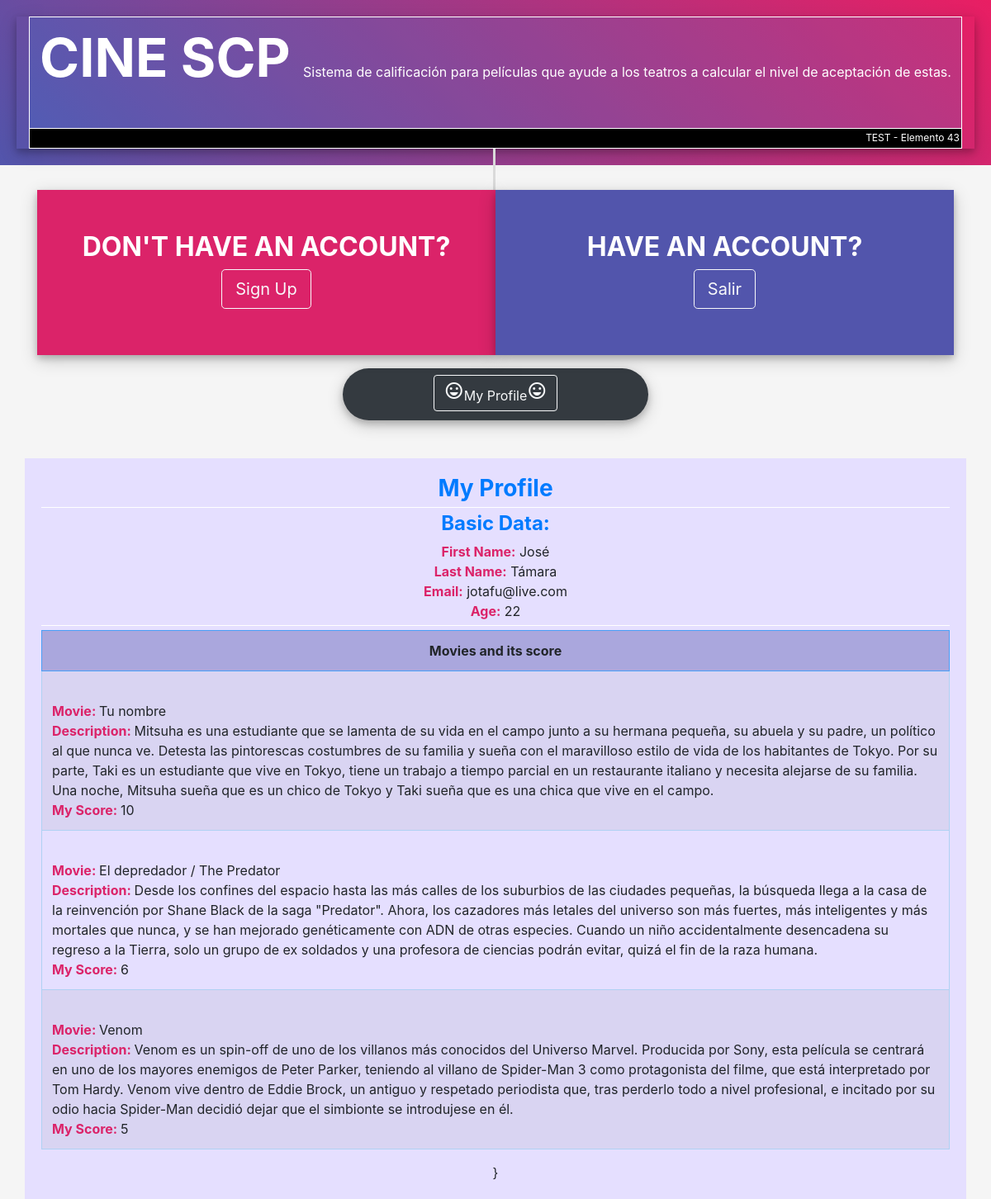
The page /?action=customer&Cid=1 (signed in) on the database its author committed.
### tables this page shows
CREATE TABLE IF NOT EXISTS `customer` (
  `idcustomer` int(11) NOT NULL AUTO_INCREMENT,
  `first_name` varchar(41) NOT NULL,
  `last_name` varchar(41) NOT NULL,
  `email` varchar(41) NOT NULL,
  `age` int(11) NOT NULL,
  `password` varchar(8) NOT NULL,
  PRIMARY KEY (`idcustomer`)
);

CREATE TABLE IF NOT EXISTS `score` (
  `idscore` int(11) NOT NULL AUTO_INCREMENT,
  `idcartelera` int(11) NOT NULL,
  `idcustomer` int(11) NOT NULL,
  `quantity` int(11) NOT NULL,
  PRIMARY KEY (`idscore`)
);

CREATE TABLE IF NOT EXISTS `movie` (
  `idmovie` int(11) NOT NULL AUTO_INCREMENT,
  `name` varchar(100) NOT NULL,
  `type` varchar(20) NOT NULL,
  `description` varchar(600) NOT NULL,
  PRIMARY KEY (`idmovie`)
);

### Controllers/enlaces.php (called while the page is built)
<?php
class Enlaces{
	public function template(){
		include("Views/template.php");
	}
	public function enlacesPanel(){
		$enlacep = isset($_GET['action'])?$_GET['action']:'';
		$respuesta = (new EnlaceModel) -> enlacePanelM($enlacep);
		include($respuesta);
	}
	public function enlacesPanell(){
			$enlacep = isset($_GET['action'])?$_GET['action']:'';
			$respuesta = (new EnlaceModel) -> enlacePanelMM($enlacep);
			include($respuesta);
	}
}
?>

### index.php (called while the page is built, shortened)
<?php
require_once("Models/enlaces.php");
require_once("Controllers/enlaces.php");
require_once("Controllers/customer.php");
require_once("Models/customer.php");
require_once("Controllers/cartelera.php");
require_once("Models/cartelera.php");
require_once("Controllers/movie.php");
require_once("Models/movie.php");
require_once("Controllers/score.php");
require_once("Models/score.php");
$ver = new Enlaces();
$ver -> template();
?>

### Models/customer.php (called while the page is built, shortened)
<?php
class CustomerModel{
	function oneCustomerM($idcustomer){
		$conec = new Conexion();
	  	$mysqlit=$conec->conectar();
	  	$mysqlit->set_charset('utf8');
		$sqlt = $mysqlit->prepare("SELECT * FROM customer where idcustomer=?");
		$sqlt->bind_param("i", $idcustomer);
		$sqlt -> execute();
		$resul=$sqlt->get_result();
		$Customer=$resul->fetch_array(MYSQLI_BOTH);
		return $Customer;
	}
}
?>

### Controllers/customer.php (called while the page is built, shortened)
<?php
class Customer{
	function oneCustomer(){
		if (empty($_GET['Cid'])) {
		}else{
			$idcustomer=$_GET['Cid'];
			$customer = (new CustomerModel) -> oneCustomerM($idcustomer);
			return $customer;
		}
	}
}
?>

### Models/score.php (called while the page is built, shortened)
<?php
class ScoreModel{
	function oneScoreM($idcustomer){
		$conec = new Conexion();
	  	$mysqlit=$conec->conectar();
	  	$mysqlit->set_charset('utf8');
		$sqlt = $mysqlit->prepare("SELECT idcartelera, quantity FROM score where idcustomer=?");
		$sqlt->bind_param("i", $idcustomer);
		$sqlt -> execute();
		$resul=$sqlt->get_result();
		return $resul;
	}
}
 ?>

### Models/cartelera.php (called while the page is built, shortened)
<?php
class CarteleraModel{
	function oneCarteleraM($idcartelera){
		$conec = new Conexion();
	  	$mysqlit=$conec->conectar();
	  	$mysqlit->set_charset('utf8');
		$sqlt = $mysqlit->prepare("SELECT * FROM cartelera where idcartelera=?");
		$sqlt->bind_param("i", $idcartelera);
		$sqlt -> execute();
		$resul=$sqlt->get_result();
		$cartelera=$resul->fetch_array(MYSQLI_BOTH);
		return $cartelera;
		}
}
 ?>

### Models/movie.php (called while the page is built, shortened)
<?php
class MovieModel{
	function verMovie($idmovie){
		$conec = new Conexion();
	  	$mysqlit=$conec->conectar();
	  	$mysqlit->set_charset('utf8');
		$sqlt = $mysqlit->prepare("SELECT * FROM movie where idmovie=?");
		$sqlt->bind_param("s", $idmovie);
		$sqlt -> execute();
		$resul=$sqlt->get_result();
		$Movie=$resul->fetch_array(MYSQLI_BOTH);
		return $Movie;
	}
}
 ?>

### Controllers/score.php (the view, shortened to what this page needs)
<?php
class Score{
	function oneScore(){
		if (empty($_GET['Cid'])) {
		}else{
			$idcustomer=$_GET['Cid'];
			$score = (new ScoreModel) -> oneScoreM($idcustomer);
			while ($v= $score->fetch_array(MYSQLI_BOTH)) {
				$cartelera = (new CarteleraModel) -> oneCarteleraM($v["idcartelera"]);
				$movie = (new MovieModel) -> verMovie($cartelera["idmovie"]);
				echo '
				<tr>
                    <td class="text-left ">
                    	<br><span class="text-movie">Movie: </span>'.$movie["name"].'
                    	<br><span class="text-movie">Description: </span>'.$movie["description"].'
                    	<br><span class="text-movie">My Score: </span>'.$v["quantity"].'
                    </td>
                </tr> ';
          }
		}
	}
}
?>

### Views/customer.php
<?php
if (!(isset($_SESSION['usuario']))) {
	header('Location: ?');
}else{
?>
<h3 class="text-primary font-weight-bold" style="border-bottom: 1px solid white; margin-bottom: 5px; padding-bottom: 5px;">My Profile</h3>
	<div style="border-bottom: 1px solid white; margin-bottom: 5px; padding-bottom: 5px;">
		<h4 class="text-primary font-weight-bold" >Basic Data: </h4>
		<?php
             $customer = (new Customer) -> oneCustomer();
             	echo "<span class='text-movie'>First Name:</span> ".$customer["first_name"]."<br><span class='text-movie'>Last Name:</span> ".$customer["last_name"]."<br><span class='text-movie'>Email:</span> ".$customer["email"]."<br><span class='text-movie'>Age:</span> ".$customer["age"];
        ?>
	</div>
 		<div class="table-responsive">
		   <table  id="example" class="table table-striped table-bordered">
			    <thead>
			        <tr>
				        <th>Movies and its score</th>
			        </tr>
			    </thead>
			    <tbody>
			    	<?php
             			$enc = new Score();
             			$enc-> oneScore();
             		?>
				</tbody>
			</table>
		</div>
<?php
}
 ?>
}

### Views/css/style.css (style rules this page uses)
body, html, .body { height: 100%; background-color: #f5f5f5; }
th { background-color: #5a59af6b; border: 1px solid #499ff7 !important; text-align: center; }
td { border: 1px solid #afd1f3 !important; text-align: center; }
.text-movie { color: #db2369; font-weight: bold; }

### rows shown on the page
customer: first_name "José", last_name "Támara", email "jotafu@live.com", age "22"
score: movie.name "Tu nombre", movie.description "Mitsuha es una estudiante que se lamenta de su vida en el campo junto a su hermana pequeña, su abuela y su padre, un político al que nunca ve. Detesta las pintorescas costumbres de su familia y sueña con el maravilloso estilo de vida de los habitantes de Tokyo. Por su parte, Taki es un estudiante que vive en Tokyo, tiene un trabajo a tiempo parcial en un restaurante italiano y necesita alejarse de su familia. Una noche, Mitsuha sueña que es un chico de Tokyo y Taki sueña que es una chica que vive en el campo.", quantity "10"
score: movie.name "El depredador / The Predator", movie.description "Desde los confines del espacio hasta las más calles de los suburbios de las ciudades pequeñas, la búsqueda llega a la casa de la reinvención por Shane Black de la saga \"Predator\". Ahora, los cazadores más letales del universo son más fuertes, más inteligentes y más mortales que nunca, y se han mejorado genéticamente con ADN de otras especies. Cuando un niño accidentalmente desencadena su regreso a la Tierra, solo un grupo de ex soldados y una profesora de ciencias podrán evitar, quizá el fin de la raza humana.", quantity "6"
score: movie.name "Venom", movie.description "Venom es un spin-off de uno de los villanos más conocidos del Universo Marvel. Producida por Sony, esta película se centrará en uno de los mayores enemigos de Peter Parker, teniendo al villano de Spider-Man 3 como protagonista del filme, que está interpretado por Tom Hardy. Venom vive dentro de Eddie Brock, un antiguo y respetado periodista que, tras perderlo todo a nivel profesional, e incitado por su odio hacia Spider-Man decidió dejar que el simbionte se introdujese en él.", quantity "5"
